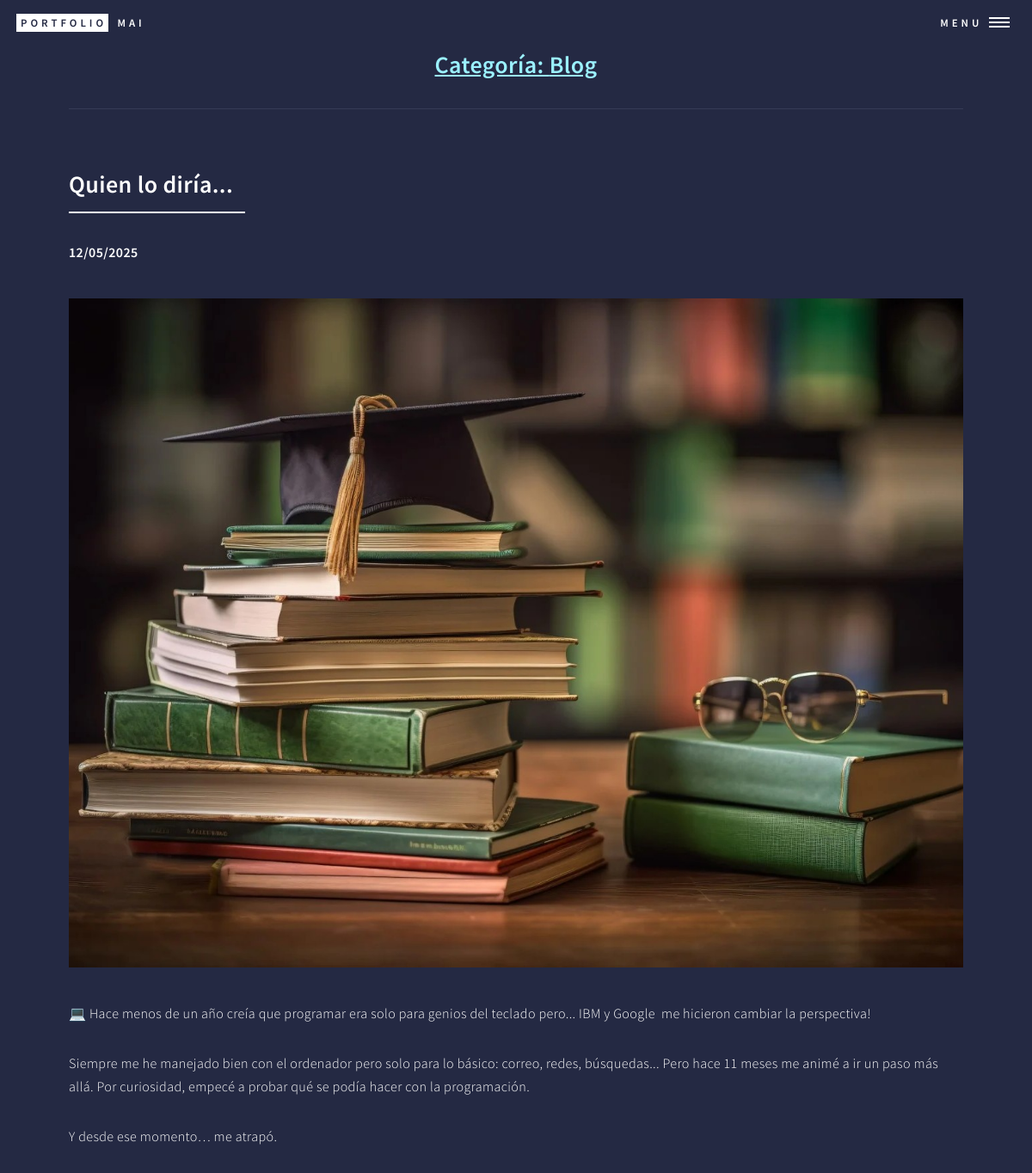
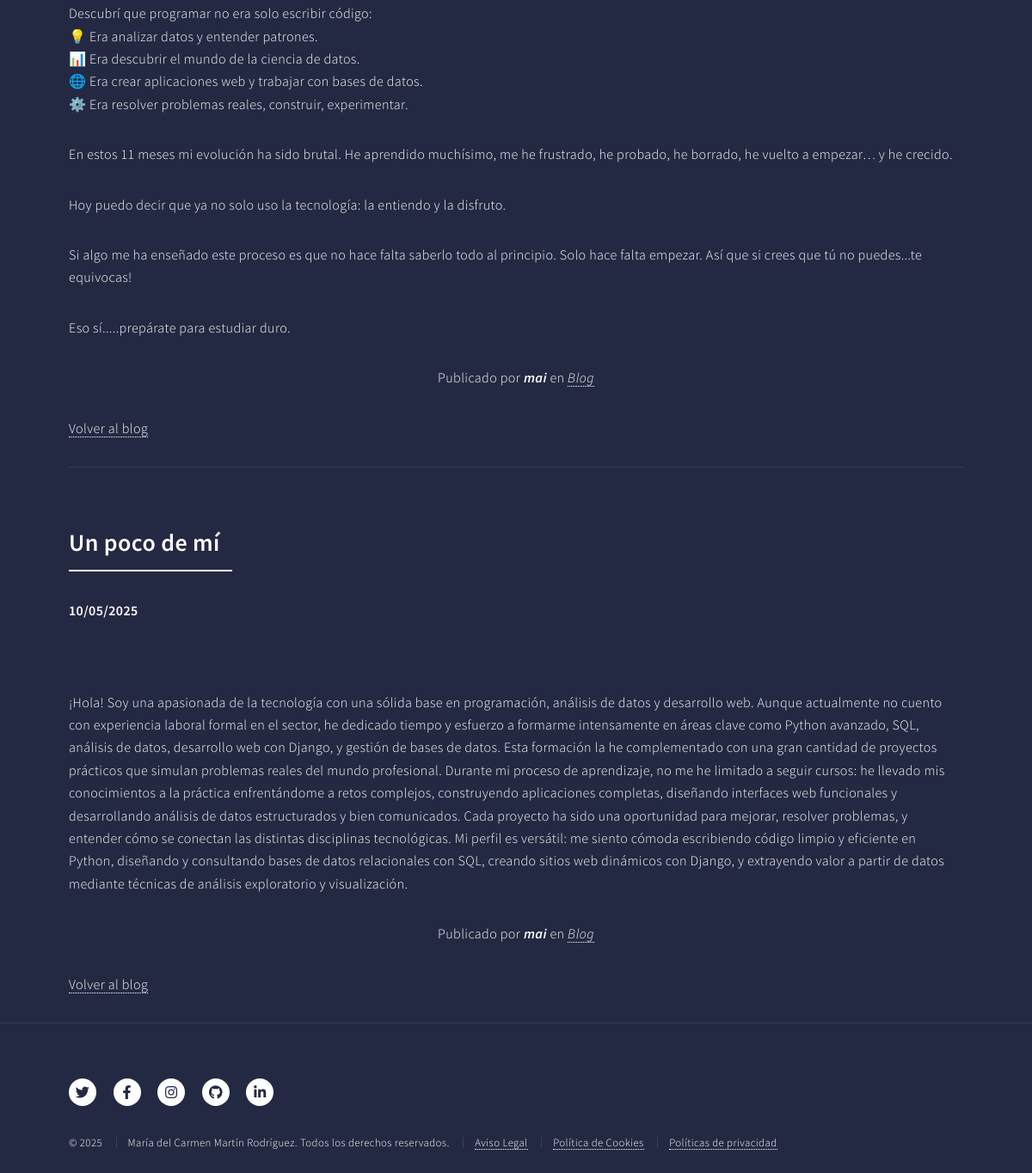
Screenshot of /blog/category/1/ with the database file from the repository (2 pictures, top to bottom).
### blog/models.py (models this page shows, shortened)
class Category(models.Model):
    name = models.CharField(max_length=100, verbose_name="Nombre")
    created = models.DateTimeField(auto_now_add=True, verbose_name="Fecha de creación")
    updated = models.DateTimeField(auto_now=True, verbose_name="Fecha de actualización")
    class Meta:
        verbose_name = "categoría"
        verbose_name_plural = "categorías"
        ordering = ["created"]

class Post(models.Model):
    title = models.CharField(max_length=200, verbose_name="Título")
    content = CKEditor5Field(verbose_name='Contenido', config_name='default')
    order = models.SmallIntegerField(verbose_name="Orden", default=0, null=True, blank=True)
    published = models.DateTimeField(verbose_name="Fecha de publicación", default=now)
    image = models.ImageField(verbose_name="Imagen", upload_to="blog", null=True, blank=True)
    author = models.ForeignKey(User, verbose_name="Autor", on_delete=models.CASCADE)
    categories = models.ManyToManyField(Category, verbose_name="Categorías", related_name="get_posts")
    created = models.DateTimeField(auto_now_add=True, verbose_name="Fecha de creación")
    updated = models.DateTimeField(auto_now=True, verbose_name="Fecha de actualización")
    class Meta:
        verbose_name = "entrada"
        verbose_name_plural = "entradas"
        ordering = ["-created", "order"]

### pages/models.py (models this page shows, shortened)
class Page(models.Model):
    title = models.CharField(verbose_name="Título", max_length=200)
    content = CKEditor5Field(verbose_name='Contenido', config_name='default')
    order = models.SmallIntegerField(verbose_name="Orden", default=0)
    created = models.DateTimeField(auto_now_add=True, verbose_name="Fecha de creación")
    updated = models.DateTimeField(auto_now=True, verbose_name="Fecha de actualización")
    class Meta:
        verbose_name = "página"
        verbose_name_plural = "páginas"
        ordering = ["order", "title"]

### blog/views.py (the view)
# urls.py: path('category/<int:category_id>/', PostsByCategoryView.as_view(), name='posts_by_category'),
class PostsByCategoryView(ListView):
    model = Post
    template_name = 'blog/category_list.html'
    context_object_name = 'category_posts'
    def get_queryset(self):
        self.category = get_object_or_404(Category, id=self.kwargs['category_id'])
        return self.category.get_posts.all()
    def get_context_data(self, **kwargs):
        context = super().get_context_data(**kwargs)
        context['category_list'] = self.category
        return context

### pages/templatetags/pages_extras.py (called while the page is built)
@register.simple_tag
def get_page_list():
    pages = Page.objects.all()
    return pages

### social/processors.py (called while the page is built)
def ctx_dict(request):
    ctx = {}
    links = Link.objects.all()
    for link in links:
        ctx[link.key] = link.url
    return ctx

### blog/templates/blog/category_list.html (shortened to what this page needs)
{% extends 'core/base.html' %}
{% load static %}
{% block content %}
<div id="main" class="alt">
    <h2 id="category_title">Categoría: {{ category_list.name }}</h2>
    {% for post in category_posts %}
            <div class="inner">
                    <header class="major">
                       <h2>{{post.title}}</h2>
                    </header>
                    <p><b>{{post.published|date:"SHORT_DATE_FORMAT"}}</b></p>
                    {% if post.image %}
                        <span class="image main"><img src="{{post.image.url}}" alt="" /></span>
                    {% endif %}
                    <p>{{post.content|safe}}</p>
                    <p style="text-align:center;">
                        <span>Publicado por <em><b>{{post.author}}</b></em> en
                            <em>
                                {% for category in post.categories.all %}
                                    <a href="{% url 'blog:posts_by_category' category.id %}">{{category.name}}</a>{% if not forloop.last %},{% endif %}
                                {% endfor %}
                            </em>
                        </span>
                    </p>
                    <a href="{% url 'blog:post_list' %}" class="btn btn-secondary">Volver al blog</a>
            </div>
        {% empty %}
        <p>No hay posts disponibles para esta categoría.</p>
    {% endfor %}
</div>
{% endblock %}

### core/templates/core/base.html (shortened to what this page needs)
<!DOCTYPE HTML>
<html lang="es">
	<head>
		{% load static %}
		<link rel="stylesheet" href="{% static 'core/assets/css/main.css' %}"/>
		<link rel="stylesheet" href="{% static 'core/assets/css/mai_estilos.css' %}">
	</head>
	<body class="is-preload">
			<div id="wrapper">
					<header id="header" class="alt">
						<a href="{% url 'index' %}" class="logo"><strong>Portfolio</strong> <span>Mai</span></a>
						<nav>
							<a href="#menu">Menu</a>
						</nav>
					</header>
            	{% block content %}{% endblock %}
					<footer id="footer">
						<div class="inner">
							<ul class="icons">
								<li>{% if LINK_TWITTER %}<a href="{{LINK_TWITTER}}" class="icon brands alt fa-twitter"><span class="label">Twitter</span></a>{% endif %}</li>
								<li>{% if LINK_FACEBOOK %}<a href="{{LINK_FACEBOOK}}" class="icon brands alt fa-facebook-f"><span class="label">Facebook</span></a>{% endif %}</li>
								<li>{% if LINK_INSTAGRAM %}<a href="{{LINK_INSTAGRAM}}" class="icon brands alt fa-instagram"><span class="label">Instagram</span></a>{% endif %}</li>
								<li>{% if LINK_GITHUB %}<a href="{{LINK_GITHUB}}" class="icon brands alt fa-github"><span class="label">GitHub</span></a>{% endif %}</li>
								<li>{% if LINK_LINKEDIN %}<a href="{{LINK_LINKEDIN}}" class="icon brands alt fa-linkedin-in"><span class="label">LinkedIn</span></a>{% endif %}</li>
							</ul>
							<ul class="copyright">
								<li>&copy; 2025</li>
								<li>María del Carmen Martín Rodríguez. Todos los derechos reservados.</li>
								{% load pages_extras %}
								{% get_page_list as page_list %}
								{% for page in page_list %}
									<li><a href="{% url 'page' page.id %}">{{page.title}}</a></li>
								{% endfor %}
							</ul>
						</div>
					</footer>
			</div>
	</body>
</html>

### core/static/core/assets/css/mai_estilos.css (style rules this page uses)
#category_title { text-align: center; color:#9bf1ff ; text-decoration: underline; }

### rows the page displays
Category: name "Blog"
Post: title "Quien lo diría...", published "12/05/2025", image (picture), content "💻 Hace menos de un año creía que programar era solo para genios del teclado pero... IBM y Google me hicieron cambiar la perspectiva! Siempre me he manejado bien con el ordenador pero solo para lo básico: correo, redes, búsquedas... Pero hace 11 meses me animé a ir un paso más allá. Por curiosidad, empecé a probar qué se podía hacer con la programación. Y desde ese momento… me atrapó. Descubrí que programar no era solo escribir código: 💡 Era analizar datos y entender patrones. 📊 Era descubrir el mundo de la ciencia de datos. 🌐 Era crear aplicaciones web y trabajar con bases de datos. ⚙️ Era resolver problemas reales, construir, experimentar. En estos 11 meses mi evolución ha sido brutal. He…", author "mai"
Post: title "Un poco de mí", published "10/05/2025", content "¡Hola! Soy una apasionada de la tecnología con una sólida base en programación, análisis de datos y desarrollo web. Aunque actualmente no cuento con experiencia laboral formal en el sector, he dedicado tiempo y esfuerzo a formarme intensamente en áreas clave como Python avanzado, SQL, análisis de datos, desarrollo web con Django, y gestión de bases de datos. Esta formación la he complementado con una gran cantidad de proyectos prácticos que simulan problemas reales del mundo profesional. Durante mi proceso de aprendizaje, no me he limitado a seguir cursos: he llevado mis conocimientos a la práctica enfrentándome a retos complejos, construyendo aplicaciones completas, diseñando interfaces…", author "mai"
Page: title "Aviso Legal"
Page: title "Política de Cookies"
Page: title "Políticas de privacidad"
